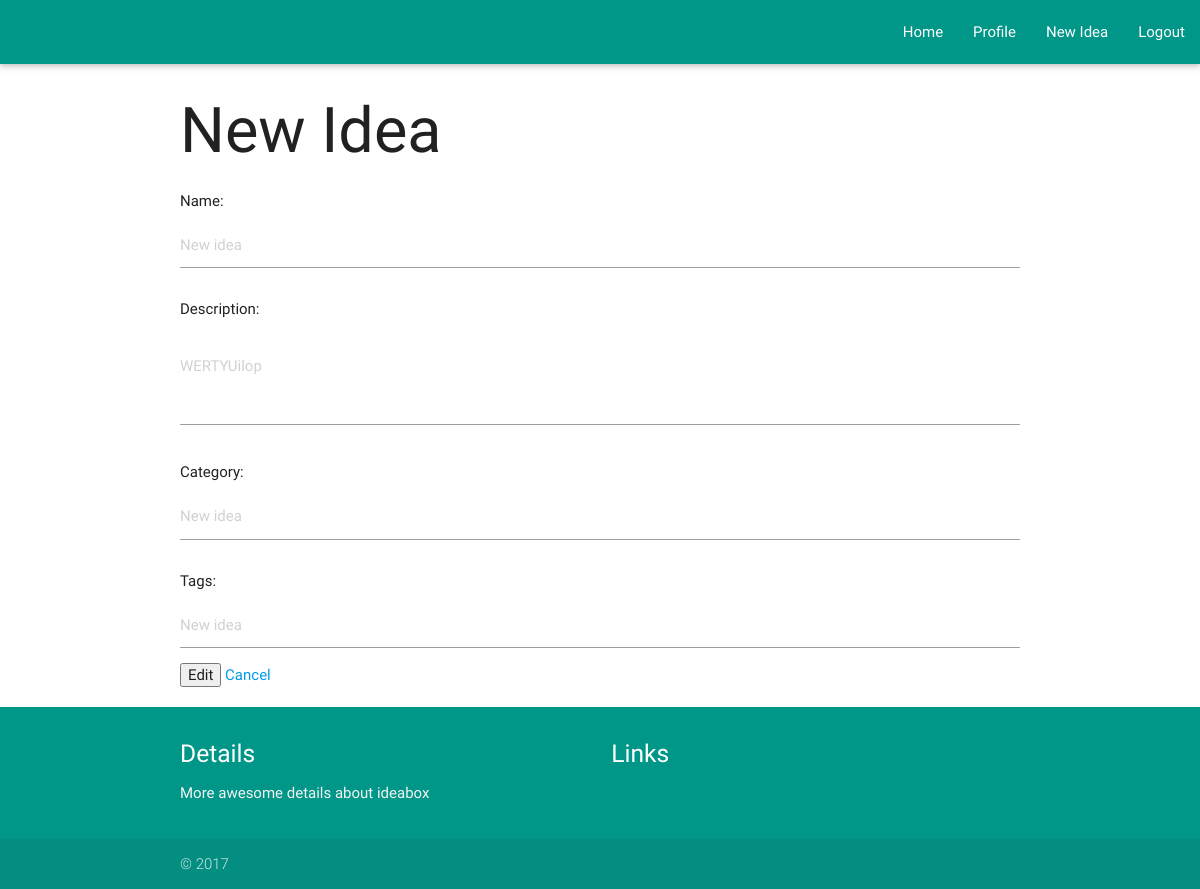
/edit/1/ (signed in), run on the app's committed database.
### database_setup.py (models this page shows)
class Ideas(Base):
    __tablename__ = 'idea'
    id = Column(Integer, primary_key = True, autoincrement = True)
    name = Column(String(80), nullable = False)
    description = Column(String(250), nullable = False)
    rating = Column(String(8), nullable = True)
    category = Column(String(250), nullable = False)
    tags = Column(String(250))
    user_id = Column(Integer, ForeignKey('user.id'))
    user = relationship(User)
    upvotes = Column(Integer, default = 0)
    downvotes = Column(Integer, default = 0)

### project.py (the view, shortened to what this page needs)
@app.route('/edit/<int:idea_id>/', methods = ['GET','POST'])
def editIdea(idea_id):
    if session.get('user'):
        if request.method == 'GET':
            editedIdea = dbsession.query(Ideas).filter_by(id = idea_id).one()
            return render_template('editIdea.html', idea = editedIdea)

### templates/editIdea.html (shortened to what this page needs)
<!DOCTYPE html>
<html lang="en">
<head>
   <link type="text/css" rel="stylesheet" href="/static/css/materialize.min.css"  media="screen,projection"/>
   <link rel="stylesheet" href="https://cdn.jsdelivr.net/simplemde/latest/simplemde.min.css">
</head>
<body>
    	<div class="header">
            <nav>
            <div class="nav-wrapper teal">
                <ul class="right hide-on-med-and-down" id="nav-mobile">
                    <li role="presentation" class=""><a href="/home">Home</a></li>
                    <li role="presentation" class=""> <a href="/profile"> Profile </a> </li>
                    <li role="presentation" class=""> <a href="/newidea"> New Idea </a> </li>
                    <li role="presentation" class=""> <a href="/logout"> Logout </a> </li>
                </ul>
            </div>
            </nav>
        </div>
  <div class="container">
<h1>New Idea</h1>
<form action="{{ url_for('editIdea', idea_id = idea.id) }}" method="post">
	<p>Name:</p>
	<input type="text" id="name" name="name" size="30" placeholder="{{idea.name}}">
	<p>Description:</p>
	<textarea id="textarea1" class="materialize-textarea" name="description" cols="50" rows="10" placeholder="{{idea.description}}"></textarea>
	<p>Category:</p>
	<input type="text" id="category" name="category" size="30" placeholder="{{idea.name}}">
	<p>Tags:</p>
	<input type="text" id="tags" name="tags" size="30" placeholder="{{idea.name}}">
	<input type="submit" value="Edit" name="">
	<a href="{{url_for('profile')}}"> Cancel </a>
</form>
</div>
      <footer class="page-footer teal">
        <div class="container">
          <div class="row">
            <div class="col l6 s12">
              <h5 class="white-text"> Details </h5>
              <p class="grey-text text-lighten-4">
                More awesome details about ideabox
              </p>
            </div>
            <div class="col l4 offset-12 s12">
              <h5 class="white-text"> Links </h5>
            </div>
          </div>
        </div>
        <div class="footer-copyright">
          <div class="container"> &copy; 2017 </div>
        </div>
      </footer>
</body>
</html>

### data on the page
Ideas: name "New idea", description "WERTYUilop", category "New idea", tags "New idea"
